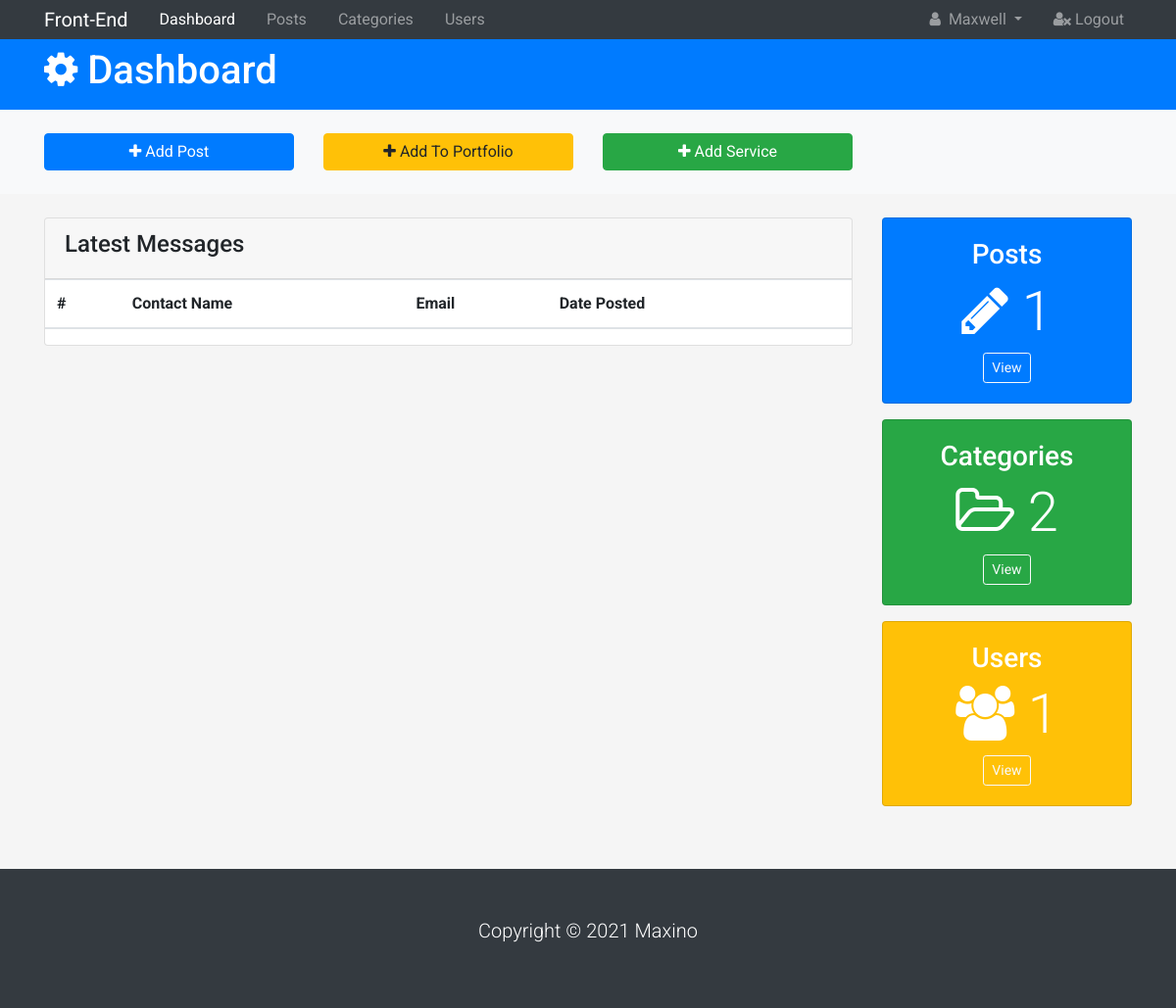
Before: /admin/ (signed in) with the older database file.
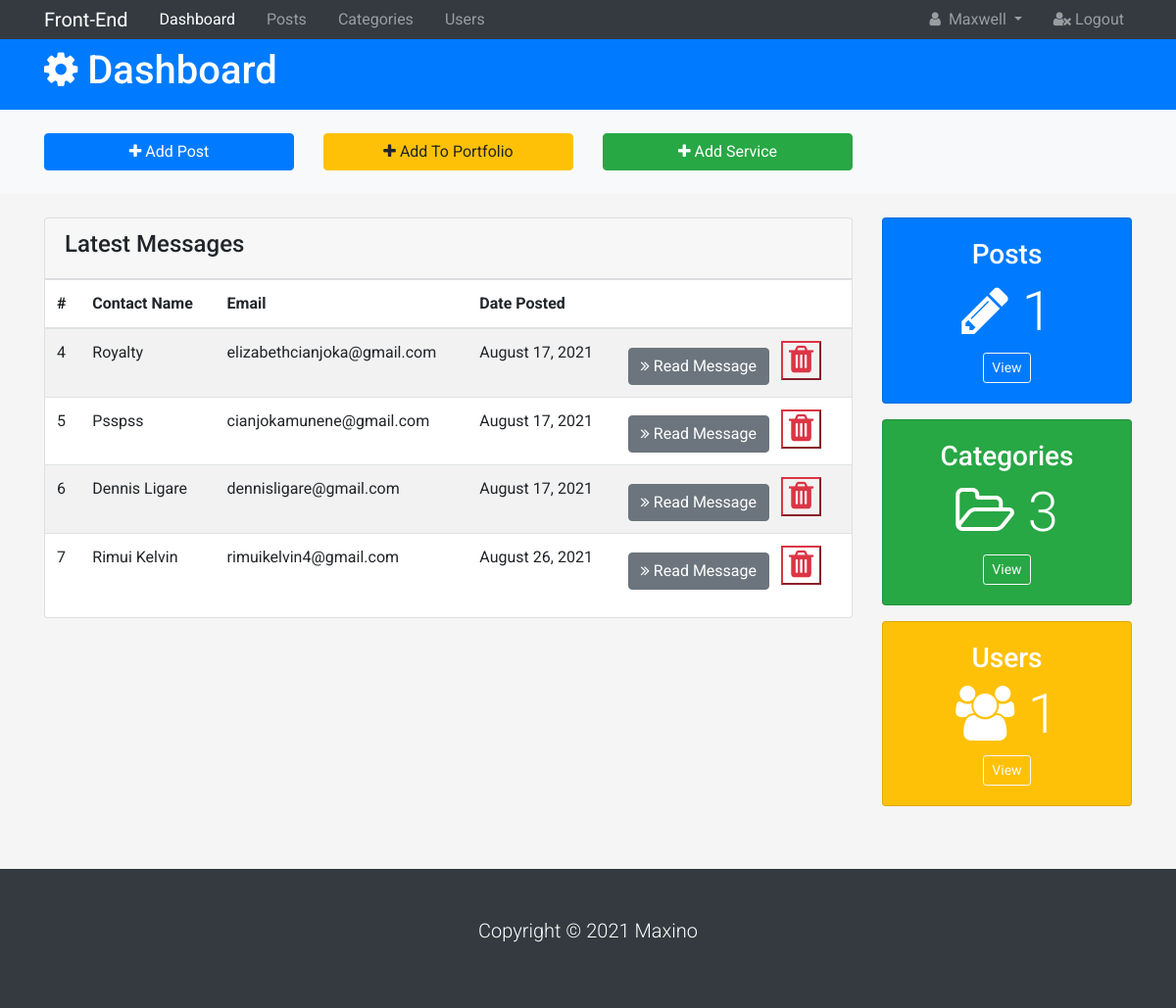
After: the same page with the newer database file.
### Portfolio/models.py (models this page shows)
class Contact(db.Model):
    id = db.Column(db.Integer, primary_key=True)
    name = db.Column(db.String(50), nullable=False)
    email = db.Column(db.String(50), nullable=False)
    message = db.Column(db.Text, nullable=False)
    date = db.Column(db.DateTime, nullable=False, default=datetime.utcnow)

### Portfolio/admin/routes.py (the view, shortened to what this page needs)
@author.route('/admin/', methods=['POST', 'GET'])
@login_required
def admin():
    blogs = Blog.query.all()
    messages = Contact.query.all()
    categories = Category.query.all()
    users = User.query.all()
    serve_form = ServiceForm()
    form = PortfolioForm()
    if serve_form.validate_on_submit():
        new_service = Service(title=serve_form.title.data, icon=serve_form.icon.data, heading=serve_form.heading.data, description=serve_form.description.data)
        db.session.add(new_service)
        db.session.commit()
        flash("Service Added", 'success')
        return redirect(url_for('author.admin'))
    return render_template('admin/index.html', admin=True, form=form, users=users, categories=categories, blogs=blogs, serve_form=serve_form, messages=messages)

### Portfolio/__init__.py (called while the page is built)
@app.teardown_appcontext
def shutdown_session(exception=None):
    db.session.remove()

### Portfolio/templates/admin/index.html (shortened to what this page needs)
{% extends 'admin/base.html' %}
{% block content %}
  <header id="main-header" class="py-2 bg-primary text-white">
    <div class="container">
      <div class="row">
        <div class="col-md-6">
          <h1><i class="fa fa-gear"></i> Dashboard</h1>
        </div>
      </div>
    </div>
  </header>
  <section id="action" class="py-4 mb-4 bg-light">
    <div class="container">
      <div class="row">
        <div class="col-md-3">
          <a href="{{url_for('author.add_post')}}" class="btn btn-primary btn-block">
            <i class="fa fa-plus"></i> Add Post
          </a>
        </div>
       {% if current_user.id == 1 %}
       <div class="col-md-3">
         <a href="#" class="btn btn-warning btn-block" data-toggle="modal" data-target="#addUserModal">
           <i class="fa fa-plus"></i> Add To Portfolio
         </a>
       </div>
       <div class="col-md-3">
         <a href="#" class="btn btn-success btn-block" data-toggle="modal" data-target="#addService">
           <i class="fa fa-plus"></i> Add Service
         </a>
       </div>
       {% endif %}
      </div>
    </div>
  </section>
  <section id="posts">
    <div class="container">
      <div class="row">
        <div class="col-md-9 sm-mb-3">
          <div class="card">
            <div class="card-header">
              <h4>Latest Messages</h4>
            </div>
            <table class="table table-striped">
              <thead class="thead-inverse">
                <tr>
                  <th>#</th>
                  <th>Contact Name</th>
                  <th>Email</th>
                  <th>Date Posted</th>
                  <th></th>
                </tr>
              </thead>
              <tbody>
                {% for message in messages %}
                <tr>
                  <td scope="row">{{message.id}}</td>
                  <td>{{message.name}}</td>
                  <td>{{message.email}}</td>
                  <td>{{message.date.strftime("%B %d, %Y ")}}</td>
                  <td>
                    {% if current_user.id ==1 %}
                    <a href="{{url_for('author.message', message_id=message.id) }}" class="btn btn-secondary">
                    <i class="fa fa-angle-double-right"></i> Read Message
                  </a>
                    <button class="btn-link btn-outline-danger text-danger ml-2" data-toggle="modal" data-target="#my">
                    <i class="fa fa-trash fa-2x "></i>
                    </button>
                    {% endif %}
                   </td>
                    </tr>
                    {% endfor %}
              </tbody>
            </table>
          </div>
        </div>
        <div class="col-md-3">
          <div class="card text-center bg-primary text-white mb-3">
            <div class="card-body">
              <h3>Posts</h3>
              <h1 class="display-4">
                <i class="fa fa-pencil"></i> {{blogs | length}}
              </h1>
              <a href="{{url_for('author.posts')}}" class="btn btn-outline-light btn-sm">View</a>
            </div>
          </div>
          <div class="card text-center bg-success text-white mb-3">
            <div class="card-body">
              <h3>Categories</h3>
              <h1 class="display-4">
                <i class="fa fa-folder-open-o"></i> {{categories | length}}
              </h1>
              <a href="{{url_for('author.categories')}}" class="btn btn-outline-light btn-sm">View</a>
            </div>
          </div>
          <div class="card text-center bg-warning text-white mb-3">
            <div class="card-body">
              <h3>Users</h3>
              <h1 class="display-4">
                <i class="fa fa-users"></i> {{users| length}}
              </h1>
              <a href="{{url_for('author.users')}}" class="btn btn-outline-light btn-sm">View</a>
            </div>
          </div>
        </div>
      </div>
    </div>
  </section>
  {% endblock  %}

Changed rows visible on the page:
added Contact: id "4", name "Royalty", email "elizabethcianjoka@gmail.com", date "August 17, 2021"
added Contact: id "5", name "Psspss", email "cianjokamunene@gmail.com", date "August 17, 2021"
added Contact: id "6", name "Dennis Ligare", email "dennisligare@gmail.com", date "August 17, 2021"
added Contact: id "7", name "Rimui Kelvin", email "rimuikelvin4@gmail.com", date "August 26, 2021"
Other visible differences:
{{ categories | length }}: "2" → "3"
